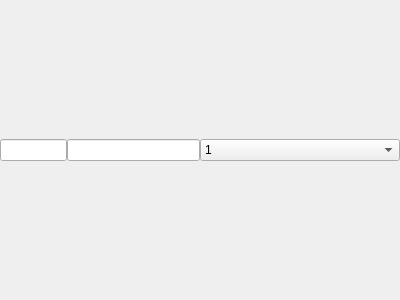
<?xml version="1.0" encoding="UTF-8"?>
<ui version="4.0">
 <class>Dialog</class>
 <widget class="QDialog" name="Dialog">
  <property name="geometry">
   <rect>
    <x>0</x>
    <y>0</y>
    <width>400</width>
    <height>300</height>
   </rect>
  </property>
  <property name="windowTitle">
   <string>Dialog</string>
  </property>
  <layout class="QGridLayout" name="gridLayout" columnstretch="1,2,3">
   <property name="leftMargin">
    <number>0</number>
   </property>
   <property name="topMargin">
    <number>0</number>
   </property>
   <property name="rightMargin">
    <number>0</number>
   </property>
   <property name="bottomMargin">
    <number>0</number>
   </property>
   <property name="spacing">
    <number>0</number>
   </property>
   <item row="0" column="1">
    <widget class="QLineEdit" name="lineEdit"/>
   </item>
   <item row="0" column="0">
    <widget class="QLineEdit" name="lineEdit_3"/>
   </item>
   <item row="0" column="2">
    <widget class="QComboBox" name="comboBox">
     <item>
      <property name="text">
       <string>1</string>
      </property>
     </item>
     <item>
      <property name="text">
       <string>2</string>
      </property>
     </item>
     <item>
      <property name="text">
       <string>3</string>
      </property>
     </item>
    </widget>
   </item>
  </layout>
 </widget>
 <resources/>
 <connections/>
</ui>
